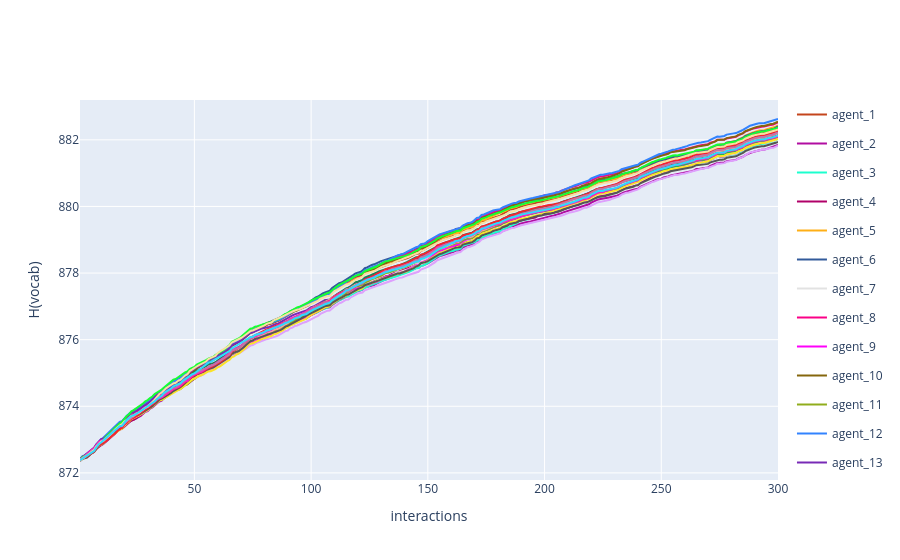

The cell this chart's notebook holds for it:
### Code cell
fig = multi_agent_update_plot_from_df(
    H_dif,
    time_col='interaction_no',
    dif_col='delta'
)

fig.update_layout(
    # title='Dyadic interaction in a random environment',
    yaxis_title='H(vocab)',
    xaxis_title='interactions'
)
fig.show()

### Figure 1 — Plotly figure (JSON) as saved in the notebook; plotly's stock layout.template omitted (floating-point values rounded to 4 significant figures; data arrays with more than 128 entries replaced by an {"elided": "..."} marker saying what was removed)
{"data": [{"legendgroup": "agent_1", "line": {"color": "#C4451C"}, "mode": "lines", "name": "agent_1", "showlegend": true, "x": {"elided": "300 int values"}, "y": {"elided": "300 float values"}, "type": "scatter"}, {"legendgroup": "agent_2", "line": {"color": "#B10DA1"}, "mode": "lines", "name": "agent_2", "showlegend": true, "x": {"elided": "300 int values"}, "y": {"elided": "300 float values"}, "type": "scatter"}, {"legendgroup": "agent_3", "line": {"color": "#1CFFCE"}, "mode": "lines", "name": "agent_3", "showlegend": true, "x": {"elided": "300 int values"}, "y": {"elided": "300 float values"}, "type": "scatter"}, {"legendgroup": "agent_4", "line": {"color": "#B00068"}, "mode": "lines", "name": "agent_4", "showlegend": true, "x": {"elided": "300 int values"}, "y": {"elided": "300 float values"}, "type": "scatter"}, {"legendgroup": "agent_5", "line": {"color": "#FEAF16"}, "mode": "lines", "name": "agent_5", "showlegend": true, "x": {"elided": "300 int values"}, "y": {"elided": "300 float values"}, "type": "scatter"}, {"legendgroup": "agent_6", "line": {"color": "#325A9B"}, "mode": "lines", "name": "agent_6", "showlegend": true, "x": {"elided": "300 int values"}, "y": {"elided": "300 float values"}, "type": "scatter"}, {"legendgroup": "agent_7", "line": {"color": "#E2E2E2"}, "mode": "lines", "name": "agent_7", "showlegend": true, "x": {"elided": "300 int values"}, "y": {"elided": "300 float values"}, "type": "scatter"}, {"legendgroup": "agent_8", "line": {"color": "#FA0087"}, "mode": "lines", "name": "agent_8", "showlegend": true, "x": {"elided": "300 int values"}, "y": {"elided": "300 float values"}, "type": "scatter"}, {"legendgroup": "agent_9", "line": {"color": "#FE00FA"}, "mode": "lines", "name": "agent_9", "showlegend": true, "x": {"elided": "300 int values"}, "y": {"elided": "300 float values"}, "type": "scatter"}, {"legendgroup": "agent_10", "line": {"color": "#85660D"}, "mode": "lines", "name": "agent_10", "showlegend": true, "x": {"elided": "300 int values"}, "y": {"elided": "300 float values"}, "type": "scatter"}, {"legendgroup": "agent_11", "line": {"color": "#90AD1C"}, "mode": "lines", "name": "agent_11", "showlegend": true, "x": {"elided": "300 int values"}, "y": {"elided": "300 float values"}, "type": "scatter"}, {"legendgroup": "agent_12", "line": {"color": "#3283FE"}, "mode": "lines", "name": "agent_12", "showlegend": true, "x": {"elided": "300 int values"}, "y": {"elided": "300 float values"}, "type": "scatter"}, {"legendgroup": "agent_13", "line": {"color": "#782AB6"}, "mode": "lines", "name": "agent_13", "showlegend": true, "x": {"elided": "300 int values"}, "y": {"elided": "300 float values"}, "type": "scatter"}, {"legendgroup": "agent_14", "line": {"color": "#1CBE4F"}, "mode": "lines", "name": "agent_14", "showlegend": true, "x": {"elided": "300 int values"}, "y": {"elided": "300 float values"}, "type": "scatter"}, {"legendgroup": "agent_15", "line": {"color": "#DEA0FD"}, "mode": "lines", "name": "agent_15", "showlegend": true, "x": {"elided": "300 int values"}, "y": {"elided": "300 float values"}, "type": "scatter"}, {"legendgroup": "agent_16", "line": {"color": "#1C8356"}, "mode": "lines", "name": "agent_16", "showlegend": true, "x": {"elided": "300 int values"}, "y": {"elided": "300 float values"}, "type": "scatter"}, {"legendgroup": "agent_17", "line": {"color": "#16FF32"}, "mode": "lines", "name": "agent_17", "showlegend": true, "x": {"elided": "300 int values"}, "y": {"elided": "300 float values"}, "type": "scatter"}, {"legendgroup": "agent_18", "line": {"color": "#F8A19F"}, "mode": "lines", "name": "agent_18", "showlegend": true, "x": {"elided": "300 int values"}, "y": {"elided": "300 float values"}, "type": "scatter"}, {"legendgroup": "agent_19", "line": {"color": "#FBE426"}, "mode": "lines", "name": "agent_19", "showlegend": true, "x": {"elided": "300 int values"}, "y": {"elided": "300 float values"}, "type": "scatter"}, {"legendgroup": "agent_20", "line": {"color": "#565656"}, "mode": "lines", "name": "agent_20", "showlegend": true, "x": {"elided": "300 int values"}, "y": {"elided": "300 float values"}, "type": "scatter"}, {"legendgroup": "agent_21", "line": {"color": "#F6222E"}, "mode": "lines", "name": "agent_21", "showlegend": true, "x": {"elided": "300 int values"}, "y": {"elided": "300 float values"}, "type": "scatter"}, {"legendgroup": "agent_22", "line": {"color": "#FC1CBF"}, "mode": "lines", "name": "agent_22", "showlegend": true, "x": {"elided": "300 int values"}, "y": {"elided": "300 float values"}, "type": "scatter"}, {"legendgroup": "agent_23", "line": {"color": "#C075A6"}, "mode": "lines", "name": "agent_23", "showlegend": true, "x": {"elided": "300 int values"}, "y": {"elided": "300 float values"}, "type": "scatter"}, {"legendgroup": "agent_24", "line": {"color": "#F7E1A0"}, "mode": "lines", "name": "agent_24", "showlegend": true, "x": {"elided": "300 int values"}, "y": {"elided": "300 float values"}, "type": "scatter"}, {"legendgroup": "agent_25", "line": {"color": "#2ED9FF"}, "mode": "lines", "name": "agent_25", "showlegend": true, "x": {"elided": "300 int values"}, "y": {"elided": "300 float values"}, "type": "scatter"}], "layout": {"yaxis": {"title": {"text": "H(vocab)"}}, "xaxis": {"title": {"text": "interactions"}}}}
